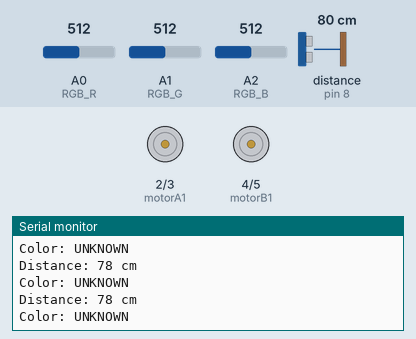
The sketch below on a simulated Arduino Uno, built with avr-gcc and run on an emulated ATmega328P. Parts: motor-driver pin pairs drawn as motors (green arrow = first pin HIGH = forward, orange = second pin HIGH = backward, longer = more drive, scaled by the enable pin), the last lines printed to the serial monitor. Wiring (inferred from the names in the program): ultrasonic range finder: trigger pin 9; echo pin 8. Inputs (shaded band) come from the test bench; at power-on: A0 (RGB_R) = 512, A1 (RGB_G) = 512, A2 (RGB_B) = 512, distance to the obstacle (sensor on pin 8) 80 cm. The echo pulse lasts 58.3 µs per cm.

Above: at 1.2 s.
1.3 s: A0 (RGB_R) set to 523
At 1.61 s:
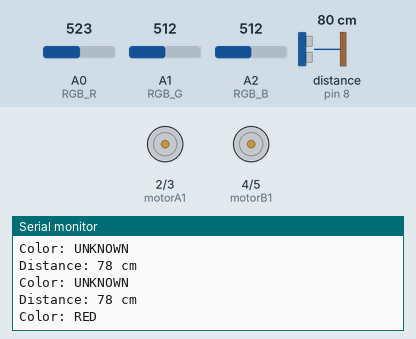
2.9 s: A1 (RGB_G) set to 716
At 3.26 s:
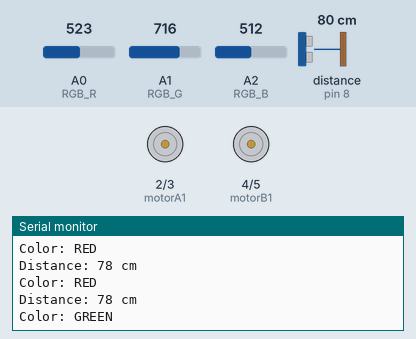
4.5 s: A2 (RGB_B) set to 992
At 4.7 s:
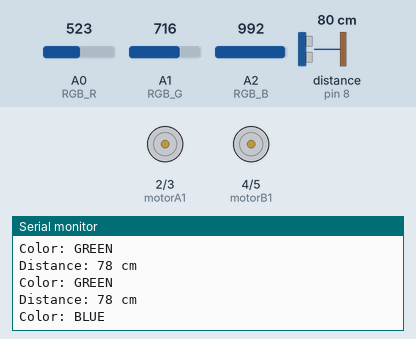
6.0 s: distance to the obstacle (sensor on pin 8) set to 12 cm
At 6.14 s:
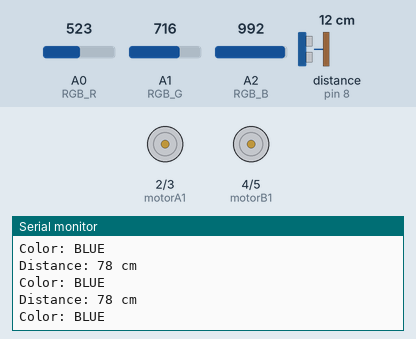
7.5 s: distance to the obstacle (sensor on pin 8) set to 9 cm
At 7.76 s:
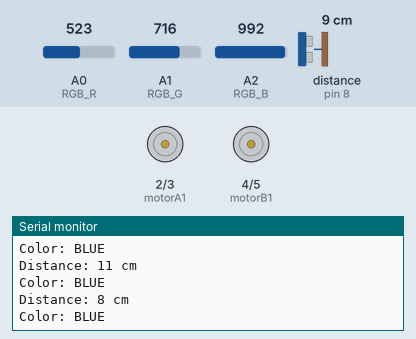
9.0 s: distance to the obstacle (sensor on pin 8) set to 18 cm
At 9.17 s:
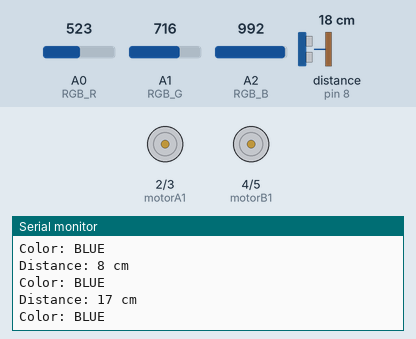
Timing chart, 0 to 11.5 s (numbered marks = the images above; inputs shaded):
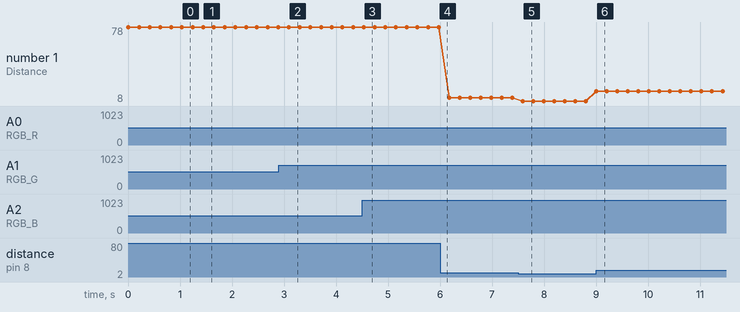

Measured:
- the behaviour switches between 512 and 513 on A0 (RGB_R) (found by bisection; images 0 and 1)
- after the input at 1.3 s, the serial monitor: prints a new line after 0.17 s (image 1)
- after the input at 2.9 s, the serial monitor: prints a new line after 0.21 s (image 2)
- after the input at 4.5 s, the serial monitor: prints a new line after 0.05 s (image 3)
- after the input at 7.5 s, the serial monitor: prints a new line after 0.09 s (image 5)
- after the input at 9.0 s, the serial monitor: prints a new line at once (image 6)
- plotted number 1: 78 → 11 after the input at 6.0 s, 11 → 8 after the input at 7.5 s, 8 → 17 after the input at 9.0 s

The sketch:

Lab2_1.2_final.ino
```cpp
#include <Wire.h>
#include <Adafruit_MPU6050.h>
#include <Adafruit_Sensor.h>

#define trigPin 9
#define echoPin 8

#define RGB_R A0
#define RGB_G A1
#define RGB_B A2

#define motorA1 2
#define motorA2 3
#define motorB1 4
#define motorB2 5
#define ENA 6
#define ENB 7

long readUltrasonicDistance() {
  digitalWrite(trigPin, LOW);
  delayMicroseconds(2);
  digitalWrite(trigPin, HIGH);
  delayMicroseconds(10);
  digitalWrite(trigPin, LOW);
  return pulseIn(echoPin, HIGH) * 0.034 / 2;
}

String detectColor() {
  int r = analogRead(RGB_R);
  int g = analogRead(RGB_G);
  int b = analogRead(RGB_B);
  if (r > g && r > b && r > 200) return "RED";
  if (g > r && g > b && g > 200) return "GREEN";
  if (b > r && b > g && b > 200) return "BLUE";
  return "UNKNOWN";
}

void moveForward() {
  digitalWrite(motorA1, HIGH);
  digitalWrite(motorA2, LOW);
  digitalWrite(motorB1, HIGH);
  digitalWrite(motorB2, LOW);
}

void moveBackward() {
  digitalWrite(motorA1, LOW);
  digitalWrite(motorA2, HIGH);
  digitalWrite(motorB1, LOW);
  digitalWrite(motorB2, HIGH);
}

void turnLeft() {
  digitalWrite(motorA1, LOW);
  digitalWrite(motorA2, HIGH);
  digitalWrite(motorB1, HIGH);
  digitalWrite(motorB2, LOW);
}

void turnRight() {
  digitalWrite(motorA1, HIGH);
  digitalWrite(motorA2, LOW);
  digitalWrite(motorB1, LOW);
  digitalWrite(motorB2, HIGH);
}

void stopMotors() {
  digitalWrite(motorA1, LOW);
  digitalWrite(motorA2, LOW);
  digitalWrite(motorB1, LOW);
  digitalWrite(motorB2, LOW);
}

void setup() {
  Serial.begin(9600);
  pinMode(trigPin, OUTPUT);
  pinMode(echoPin, INPUT);
  pinMode(RGB_R, INPUT);
  pinMode(RGB_G, INPUT);
  pinMode(RGB_B, INPUT);
  pinMode(motorA1, OUTPUT);
  pinMode(motorA2, OUTPUT);
  pinMode(motorB1, OUTPUT);
  pinMode(motorB2, OUTPUT);
  pinMode(ENA, OUTPUT);
  pinMode(ENB, OUTPUT);
}

void loop() {
  long distance = readUltrasonicDistance();
  String color = detectColor();

  Serial.print("Distance: ");
  Serial.print(distance);
  Serial.println(" cm");

  Serial.print("Color: ");
  Serial.println(color);

  if (distance < 10) {
    stopMotors();
  } else if (color == "RED") {
    turnLeft();
  } else if (color == "GREEN") {
    turnRight();
  } else if (color == "BLUE") {
    moveForward();
  } else {
    stopMotors();
  }

  delay(200);
}
```
